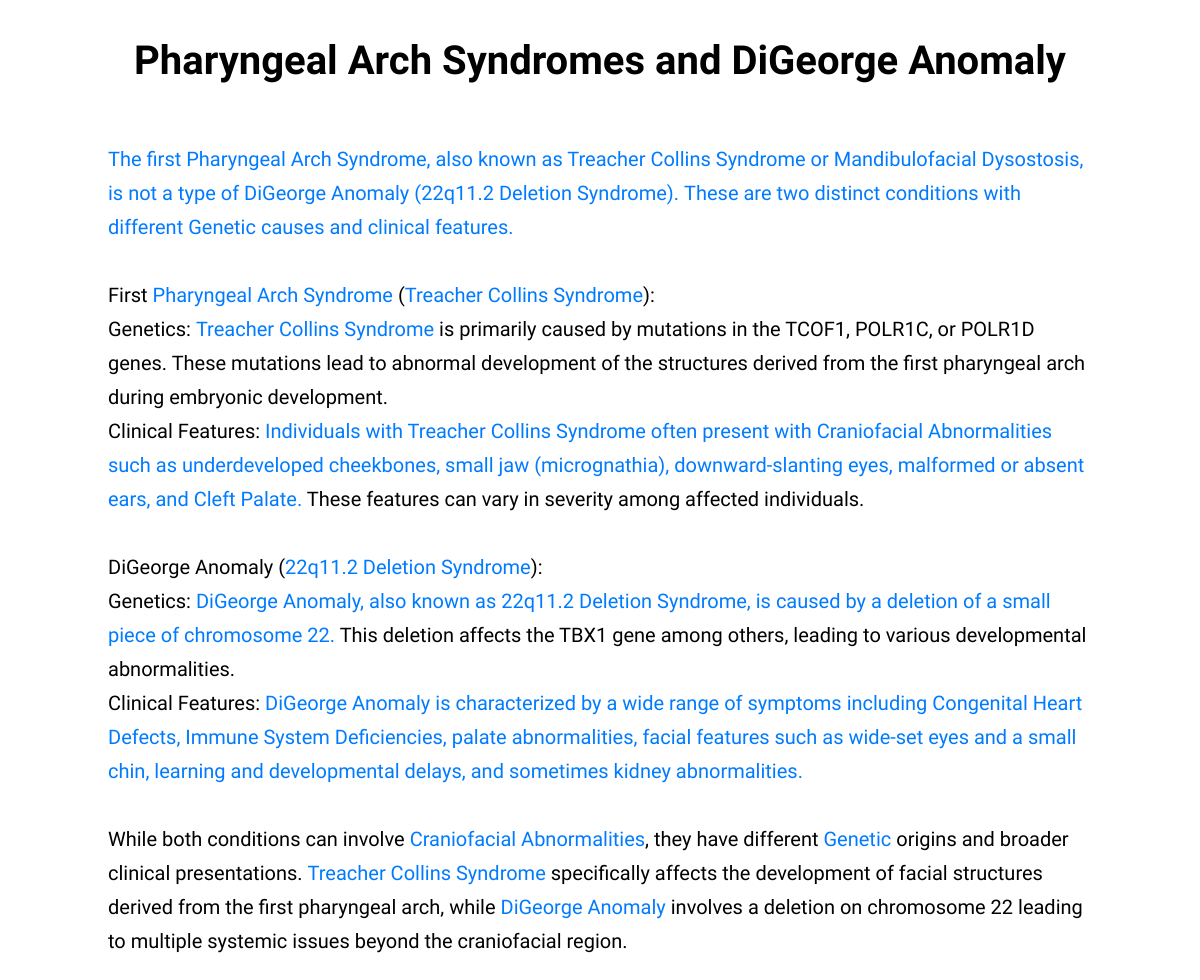
/emphasize/pharyngeal-arch-syndromes-and-digeorge-anomaly-127im9j7g6o/, run on the app's committed database.
### home/models.py (models this page shows, shortened)
class SavedData(models.Model):
    author = models.ForeignKey(User, on_delete=models.CASCADE)
    title = models.CharField(max_length=60, unique=False)
    data = models.TextField()
    slug = models.SlugField(max_length=100, unique=True, blank=True)

### home/views.py (the view)
# urls.py: path("emphasize/<str:slug>/", emphasisHistoryView, name='detail'),
def emphasisHistoryView(request, slug):
    get_saved_data = SavedData.objects.get(slug=slug)
    return render(request, 'detail_page.html', {"data":get_saved_data})

### home/templates/detail_page.html
{% extends 'base.html' %}
{% block content %}
<h1 class="detail-page-title">{{ data.title }}</h1>
<div class="emphasize-page">
    <div class="container">
    <div id="text-container">{{ data.data|safe }}</div>
    </div>
</div>
{% endblock %}

### staticfiles/css/styles.css (style rules this page uses)
body, html { font-family: 'Google Sans', sans-serif; font-size: 20px; line-height: 1.7; }
h1 { text-align: center; }
strong { font-weight: 500; }
#text-container a { text-decoration: none; color: #007bff; }
#text-container strong { color: #007bff; }
.container { display: inline-block; }
.emphasize-page { padding: 20px; padding-left: 100px; padding-right: 100px; }

### data on the page
SavedData: title "Pharyngeal Arch Syndromes and DiGeorge Anomaly", data "The first Pharyngeal Arch Syndrome , also known as Treacher Collins Syndrome or Mandibulofacial Dysostosis , is not a type of DiGeorge Anomaly ( 22q11.2 Deletion Syndrome ). These are two distinct conditions with different Genetic causes and clinical features. First Pharyngeal Arch Syndrome ( Treacher Collins Syndrome ): Genetics: Treacher Collins Syndrome is primarily caused by mutations in the TCOF1, POLR1C, or POLR1D genes. These mutations lead to abnormal development of the structures derived from the first pharyngeal arch during embryonic development. Clinical Features: Individuals with Treacher Collins Syndrome often present with Craniofacial Abnormalities such as underdeveloped…"
